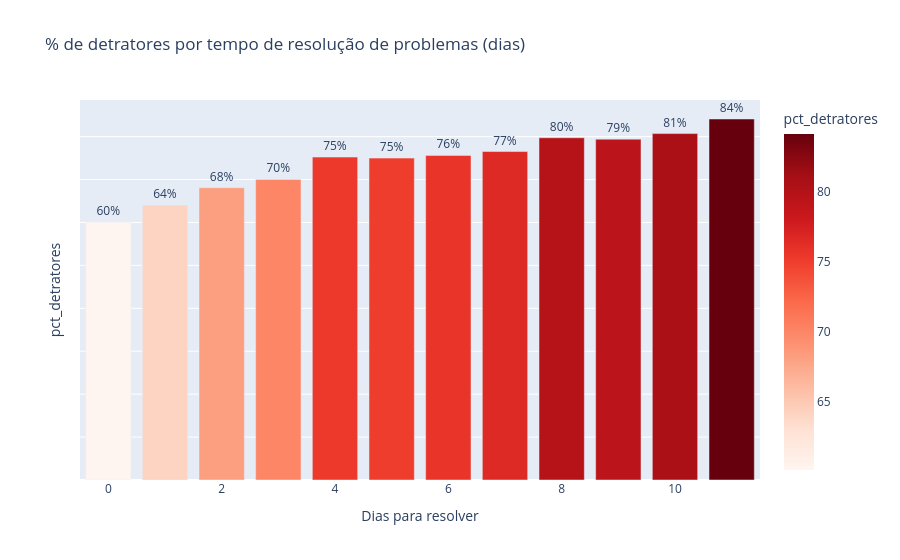

Notebook code for this chart:
### Code cell
fig = px.bar(resolucao, x='resolution_time_days', y='pct_detratores',
             text='pct_detratores',
             title='% de detratores por tempo de resolução de problemas (dias)',
             labels={'resolution_time_days': 'Dias para resolver', 'nps_medio': 'NPS médio'},
             color='pct_detratores', color_continuous_scale='Reds')
fig.update_traces(texttemplate='%{text:.0f}%', textposition='outside')
fig.update_yaxes(showticklabels=False)
fig.show()

### Figure 1 — Plotly figure (JSON) as saved in the notebook; plotly's stock layout.template omitted (floating-point values rounded to 4 significant figures)
{"data": [{"hovertemplate": "Dias para resolver=%{x}<br>pct_detratores=%{marker.color}<extra></extra>", "legendgroup": "", "marker": {"color": [60.1, 64.06, 68.12, 70.04, 75.24, 75.0, 75.63, 76.53, 79.74, 79.41, 80.71, 84.11], "coloraxis": "coloraxis", "pattern": {"shape": ""}}, "name": "", "orientation": "v", "showlegend": false, "text": [60.1, 64.06, 68.12, 70.04, 75.24, 75.0, 75.63, 76.53, 79.74, 79.41, 80.71, 84.11], "textposition": "outside", "texttemplate": "%{text:.0f}%", "type": "bar", "x": [0, 1, 2, 3, 4, 5, 6, 7, 8, 9, 10, 11], "xaxis": "x", "y": [60.1, 64.06, 68.12, 70.04, 75.24, 75.0, 75.63, 76.53, 79.74, 79.41, 80.71, 84.11], "yaxis": "y"}], "layout": {"barmode": "relative", "coloraxis": {"autocolorscale": false, "colorbar": {"title": {"text": "pct_detratores"}}, "colorscale": [[0, "rgb(255,245,240)"], [0.125, "rgb(254,224,210)"], [0.25, "rgb(252,187,161)"], [0.375, "rgb(252,146,114)"], [0.5, "rgb(251,106,74)"], [0.625, "rgb(239,59,44)"], [0.75, "rgb(203,24,29)"], [0.875, "rgb(165,15,21)"], [1, "rgb(103,0,13)"]]}, "legend": {"tracegroupgap": 0}, "title": {"text": "% de detratores por tempo de resolução de problemas (dias)"}, "xaxis": {"anchor": "y", "domain": [0, 1], "title": {"text": "Dias para resolver"}}, "yaxis": {"anchor": "x", "domain": [0, 1], "showticklabels": false, "title": {"text": "pct_detratores"}}}}
